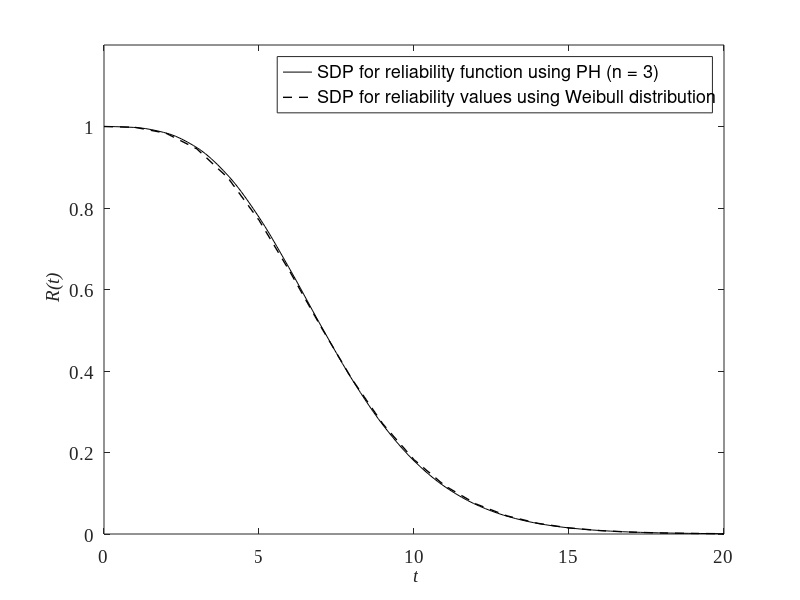
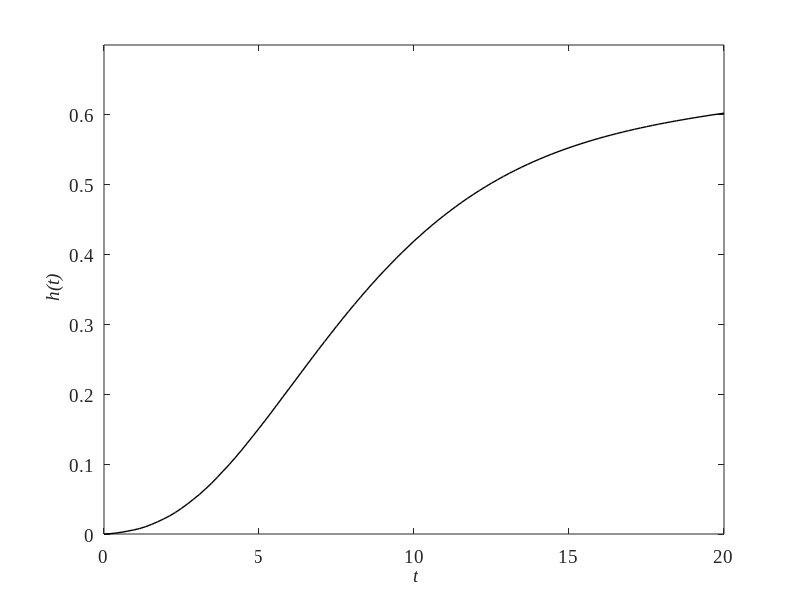

Recreate these plots in MATLAB, in order.
% Plot Reliability Function

clc
clear
addpath('data')

load arpanet_Weibull_APH3.mat

figure('Name','Reliability Function');
plot(tt,RRsme,'k',t,Rs,'k--','LineWidth',1);
set(gca,'FontName','Times New Roman','FontSize',14);
legend({'SDP for reliability function using PH (n = 3)','SDP for reliability values using Weibull distribution'},'FontSize',13);
xlabel('\it t','FontSize',14);
ylabel('\it R(t)','FontSize',14);
axis([0 tmax 0 1.2]);

figure('Name','Hazard Function');
plot(tt,hhsme,'k','LineWidth',1);
set(gca,'FontName','Times New Roman','FontSize',14);
xlabel('\it t','FontSize',14);
ylabel('\it h(t)','FontSize',14);
axis([0 tmax 0 0.7]);